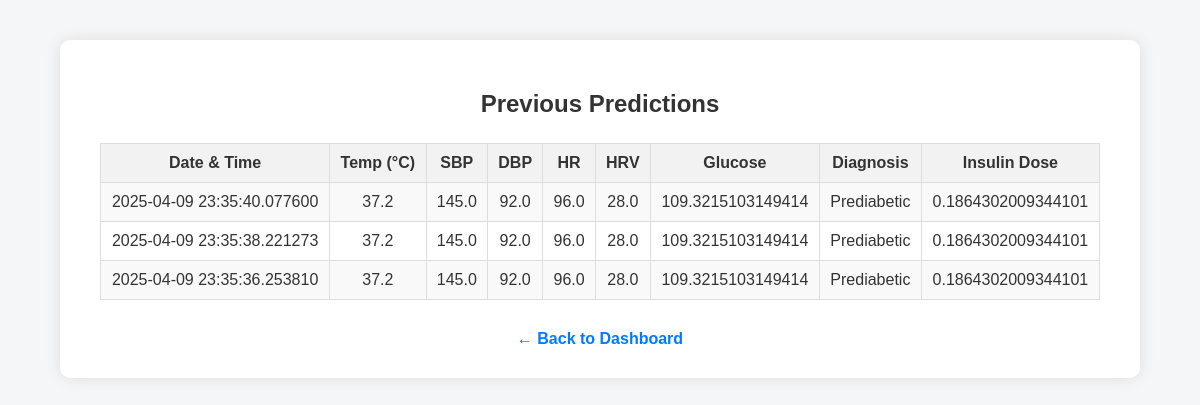
The app's page /history (signed in) with its own data.
### models.py (models this page shows)
class Prediction(db.Model):
    id = db.Column(db.Integer, primary_key=True)
    user_id = db.Column(db.Integer, db.ForeignKey('user.id'))
    temperature = db.Column(db.Float)
    sbp = db.Column(db.Float)
    dbp = db.Column(db.Float)
    heart_rate = db.Column(db.Float)
    hrv = db.Column(db.Float)
    glucose = db.Column(db.Float)
    diagnosis = db.Column(db.String(100))
    insulin_dose = db.Column(db.Float)
    timestamp = db.Column(db.DateTime, default=datetime.utcnow)

### app.py (the view)
@app.route('/history')
@login_required
def history():
    predictions = Prediction.query.filter_by(user_id=current_user.id).order_by(Prediction.timestamp.desc()).all()
    return render_template('history.html', predictions=predictions)

### app.py (called while the page is built)
@login_manager.user_loader
def load_user(user_id):
    return User.query.get(int(user_id))

### templates/history.html (shortened to what this page needs)
<!DOCTYPE html>
<html>
<head>
</head>
<body>
    <div class="container">
        <h2>Previous Predictions</h2>
        {% if predictions %}
            <table>
                <tr>
                    <th>Date & Time</th>
                    <th>Temp (°C)</th>
                    <th>SBP</th>
                    <th>DBP</th>
                    <th>HR</th>
                    <th>HRV</th>
                    <th>Glucose</th>
                    <th>Diagnosis</th>
                    <th>Insulin Dose</th>
                </tr>
                {% for p in predictions %}
                    <tr>
                        <td>{{ p.timestamp }}</td>
                        <td>{{ p.temperature }}</td>
                        <td>{{ p.sbp }}</td>
                        <td>{{ p.dbp }}</td>
                        <td>{{ p.heart_rate }}</td>
                        <td>{{ p.hrv }}</td>
                        <td>{{ p.glucose }}</td>
                        <td>{{ p.diagnosis }}</td>
                        <td>{{ p.insulin_dose }}</td>
                    </tr>
                {% endfor %}
            </table>
        {% else %}
            <p>No history found.</p>
        {% endif %}
        <div style="text-align: center;">
            <a href="{{ url_for('dashboard') }}">← Back to Dashboard</a>
        </div>
    </div>
</body>
</html>

### templates/history.html (style rules this page uses)
body { font-family: Arial, sans-serif; background-color: #f4f6f8; margin: 0; padding: 40px; }
.container { max-width: 1000px; margin: auto; background-color: #fff; padding: 30px 40px; border-radius: 10px; box-shadow: 0 0 15px rgba(0,0,0,0.1); }
h2 { text-align: center; margin-bottom: 25px; color: #333; }
table { width: 100%; border-collapse: collapse; margin-top: 20px; }
table, th, td { border: 1px solid #ddd; }
th, td { text-align: center; padding: 10px; color: #333; }
th { background-color: #f2f2f2; font-weight: bold; }
tr:nth-child(even) { background-color: #f9f9f9; }
a { display: inline-block; margin-top: 30px; text-align: center; color: #007BFF; text-decoration: none; font-weight: bold; }

### records on screen
Prediction: timestamp "2025-04-09 23:35:40.077600", temperature "37.2", sbp "145.0", dbp "92.0", heart_rate "96.0", hrv "28.0", glucose "109.3215103149414", diagnosis "Prediabetic", insulin_dose "0.1864302009344101"
Prediction: timestamp "2025-04-09 23:35:38.221273", temperature "37.2", sbp "145.0", dbp "92.0", heart_rate "96.0", hrv "28.0", glucose "109.3215103149414", diagnosis "Prediabetic", insulin_dose "0.1864302009344101"
Prediction: timestamp "2025-04-09 23:35:36.253810", temperature "37.2", sbp "145.0", dbp "92.0", heart_rate "96.0", hrv "28.0", glucose "109.3215103149414", diagnosis "Prediabetic", insulin_dose "0.1864302009344101"
